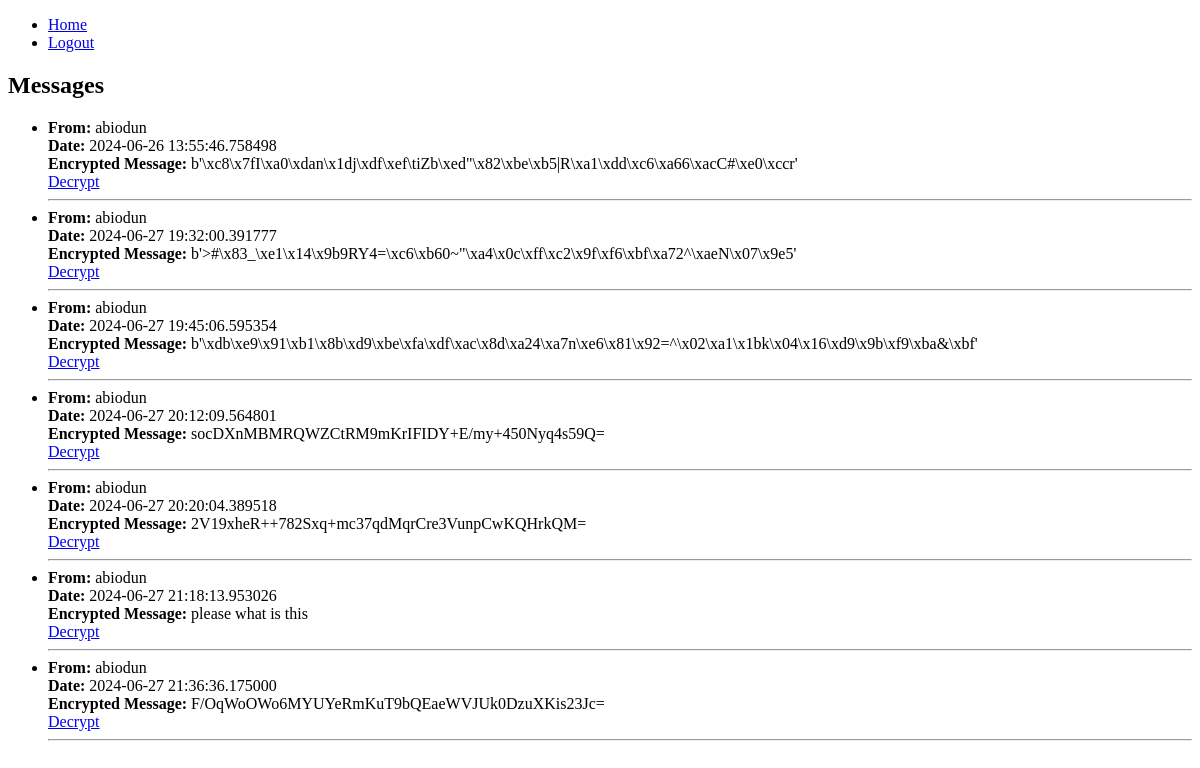
/messages (signed in), run on an earlier commit of the app's database.
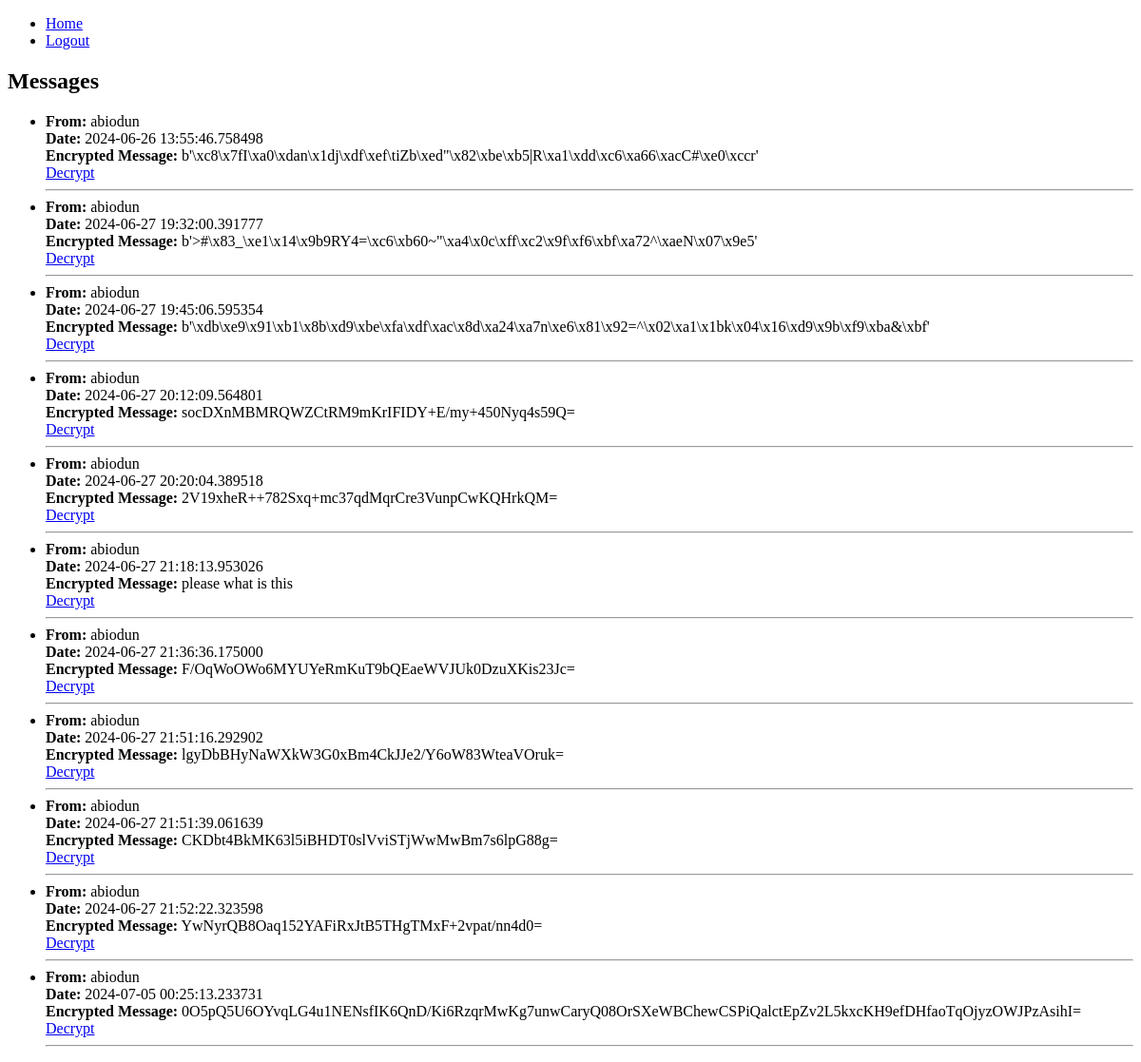
And on a later commit of the database.
### app/models.py (models this page shows, shortened)
class Message(db.Model):
    id = db.Column(db.Integer, primary_key=True)
    sender_id = db.Column(db.Integer, db.ForeignKey('user.id'), nullable=False)
    recipient_id = db.Column(db.Integer, db.ForeignKey('user.id'), nullable=False)
    body = db.Column(db.Text, nullable=False)
    timestamp = db.Column(db.DateTime, index=True, default=datetime.utcnow)
    aes_algorithm = db.Column(db.String(64))
    aes_key = db.Column(db.String(64))
    aes_iv = db.Column(db.String(64))

class User(UserMixin, db.Model):
    id = db.Column(db.Integer, primary_key=True)
    first_name = db.Column(db.String(64))
    last_name = db.Column(db.String(64))
    phone = db.Column(db.String(20), nullable=False)
    username = db.Column(db.String(64), index=True, unique=True)
    email = db.Column(db.String(120), index=True, unique=True)
    password_hash = db.Column(db.String(128))
    messages_sent = db.relationship('Message', foreign_keys='Message.sender_id', backref='sender', lazy='dynamic')
    messages_received = db.relationship('Message', foreign_keys='Message.recipient_id', backref='recipient', lazy='dynamic')

### app/routes.py (the view)
@bp.route('/messages')
@login_required
def messages():
    received_messages = Message.query.filter_by(recipient_id=current_user.id).all()
    decrypted_messages = [(msg, msg.body) for msg in received_messages]
    return render_template('messages.html', messages=decrypted_messages)

### app/models.py (called while the page is built)
@login_manager.user_loader
def load_user(user_id):
    return User.query.get(int(user_id))

### app/templates/messages.html
{% extends "base.html" %}
{% block content %}
  <h2>Messages</h2>
  <ul>
    {% for message, encrypted_body in messages %}
      <li>
        <strong>From:</strong> {{ message.sender.username }}<br>
        <strong>Date:</strong> {{ message.timestamp }}<br>
        <strong>Encrypted Message:</strong> {{ encrypted_body }}<br>
        <a href="{{ url_for('main.decrypt_message', message_id=message.id) }}">Decrypt</a>
      </li>
      <hr>
    {% endfor %}
  </ul>
{% endblock %}

### app/templates/base.html (shortened to what this page needs)
<!doctype html>
<html lang="en">
  <head>
  </head>
  <body>
    <nav>
      <ul>
        <li><a href="{{ url_for('main.index') }}">Home</a></li>
        {% if current_user.is_authenticated %}
          <li><a href="{{ url_for('main.logout') }}">Logout</a></li>
        {% else %}
          <li><a href="{{ url_for('main.login') }}">Login</a></li>
          <li><a href="{{ url_for('main.register') }}">Register</a></li>
        {% endif %}
      </ul>
    </nav>
    <div class="container">
      {% block content %}{% endblock %}
    </div>
  </body>
</html>

What changed in the data, as far as the page shows it:
added Message: sender.username "abiodun", timestamp "2024-06-27 21:51:16.292902", body "lgyDbBHyNaWXkW3G0xBm4CkJJe2/Y6oW83WteaVOruk="
added Message: sender.username "abiodun", timestamp "2024-06-27 21:51:39.061639", body "CKDbt4BkMK63l5iBHDT0slVviSTjWwMwBm7s6lpG88g="
added Message: sender.username "abiodun", timestamp "2024-06-27 21:52:22.323598", body "YwNyrQB8Oaq152YAFiRxJtB5THgTMxF+2vpat/nn4d0="
added Message: sender.username "abiodun", timestamp "2024-07-05 00:25:13.233731", body "0O5pQ5U6OYvqLG4u1NENsfIK6QnD/Ki6RzqrMwKg7unwCaryQ08OrSXeWBChewCSPiQalctEpZv2L5kxcKH9efDHfaoTqOjyzOWJPzAsihI="
